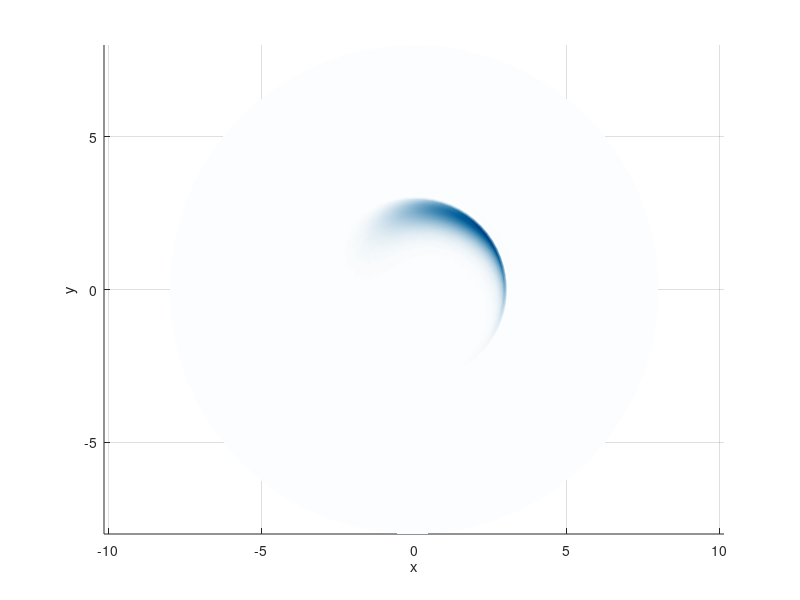

Reproduce this figure in MATLAB. (Note: this script raises an error after producing the figure.)
figure(2)
clear i

% Parameters of link arm distribution
theta0 = 30 * pi/180;  % mean turn angle
sigma = sqrt(0.1);     % standard deviation in turn angle (wrapped gaussian)

% How many orders to keep in Fourier transform 
delp = 0.2;
p_max = 300;
p_val = [0:delp:p_max];
max_order = 10;
m_val = -max_order:1:max_order;
n_val = -max_order:1:max_order;

delr = 0.05;
r_val = [0:delr:8];
del_phi = 0.1;
phi_val = [-pi:del_phi:pi+0.05];

x_val   = [-4:0.1:4];
y_val   = [-4:0.1:4];


% show 1 harmonic basis function:
%n = 1;
%m = 1;
%p = 1;
% u = i^(n-m) * exp( - i * (n*thetag + (m-n)*phig )) .* besselj( n-m, p * rg );        
%clf
%imagesc( real( u(:,:,1) ) )

tic

rho_hat_final = zeros(length(m_val),length(n_val), length(p_val) );
rho_hat = zeros(length(m_val),length(n_val) );
fprintf( '\n\nComputing transform of 3 arms...\n' );
for p_idx = 1:length(p_val)
    p = p_val(p_idx);
    % could accelerate following through ndgrid.
    for m_idx = 1:length(m_val)
        for n_idx = 1:length(n_val)
            m = m_val(m_idx);
            n = n_val(n_idx);
            rho_hat(m_idx,n_idx) = i^(n-m) * besselj( m-n, p ) * exp( -n*n*sigma*sigma ) * exp( i * n * theta0 );
        end
    end
    % the convolution becomes a straight-up matrix multiplication
    rho_hat_final(:,:,p_idx) = rho_hat * rho_hat * rho_hat;
end
toc

%m_idx = find( m_val == 0 );
%imagesc( squeeze(real(rho_hat_final(m_idx,:,:) ) ) );
%return;

% now transform back to real-space
% do average over theta (so just plotting location of end of robot arm).
% need to use rho_final(m,0,p)  to get c_m( r )
tic
fprintf( '\nTransform back to polar coordinates, step 1 (integral over p)...\n' );
n_idx = find( n_val == 0 );
c = zeros( length(m_val), length(r_val) );
for r_idx = 1:length(r_val )
    r = r_val(r_idx);
    for m_idx = 1:length(m_val)
        m = m_val(m_idx);
        % which one of the following is it?
        % what I got...
        %c(m_idx,r_idx) = sum( squeeze(rho_hat_final(m_idx,n_idx,:))' .* besselj( -m, p_val*r ) .* p_val * delp);
        % in wang paper
        c(m_idx,r_idx) = sum( squeeze(rho_hat_final(n_idx,m_idx,:))' .* besselj( -m, p_val*r ) .* p_val * delp);
    end
end
toc

% and now work out rho( r, phi );
tic
fprintf( 'Transform back to polar coordinates, step 2 (integral over harmonic order m)...\n' );
rho_final = zeros(length(r_val),length(phi_val) );
for r_idx = 1:length(r_val )
    r = r_val(r_idx);
    for phi_idx = 1:length( phi_val )
        phi = phi_val(phi_idx);
        rho_final(r_idx,phi_idx) = sum( i.^-m_val .* exp( -i * m_val * phi ) .* c(:,r_idx)' * del_phi);
    end
end
toc

clf
%imagesc( r_val,phi_val,real(rho_final') );
%xlabel( 'r'); ylabel( 'phi')

tic
%fprintf( '\nDoing polar-to-cartesian interpolation...\n' );
%for x_idx = 1:length(x_val )
%     for y_idx = 1:length(y_val )
%         x = x_val(x_idx );
%         y = y_val(y_idx );
%         r = sqrt( x*x + y*y);
%         phi = atan2( y, x );
%         rho_xy( x_idx, y_idx ) = interpn( r_grid, phi_grid, rho_final, r, phi);
%     end
% end


clf
[r_grid, phi_grid ] = ndgrid( r_val, phi_val );
[x_grid, y_grid ] = pol2cart( phi_grid, r_grid );
surf( x_grid, y_grid, real(rho_final) )
shading interp
view(2)
axis equal
toc

%subplot(2,1,2)
%imagesc( x_val,y_val,real(rho_xy') );
xlabel( 'x'); ylabel( 'y')
set(gca,'ydir','normal');
colormap( 1-copper(100));
make_polar_axes
fprintf( 'Maximum value: %f    Minimum value: %f\n',  max(max(real(rho_xy))), min(min(real(rho_xy))) )

